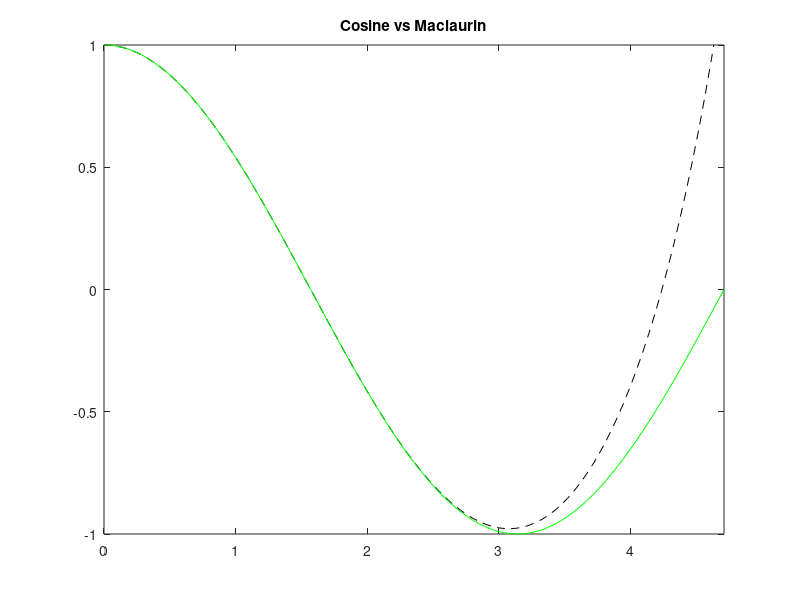

MATLAB code to generate this figure:
%Maclaurin series Expansion
    %plot cos (solid line)
    %plot series (black dash line) (x^8)/8!
    %use built in func "factorial"
    %x= 0 to 3pi/2
  
x=linspace(0,(3*pi)/2,100);
y=1-((x.^2)/factorial(2)) + ((x.^4)/factorial(4)) - ((x.^6)/factorial(6)) + ((x.^8)/factorial(8));
t=cos(x);

    plot(x,y,'--k'); %k is black
        hold on;
    plot(x,t,'g');  %g is green GREEN LANTERN

axis([0 (3*pi)/2 -1 1])
title('Cosine vs Maclaurin')

  
       
    
    